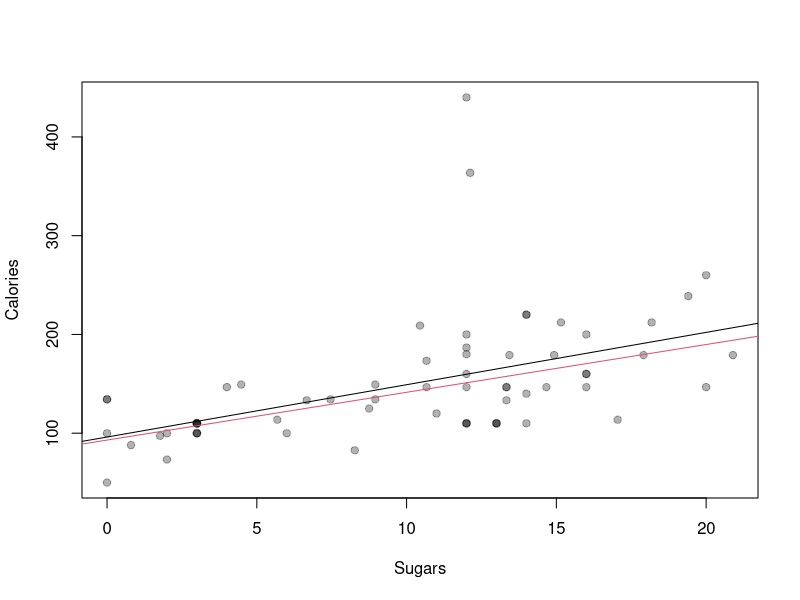

The R script that drew this image:
library(MASS)
data(UScereal)
head(UScereal[, c('sugars', 'calories')])

x <- UScereal$sugars
y <- UScereal$calories

# Plot sugars vs. number of calories and overlay a regression line
plot(x, y, pch=19, col=adjustcolor("black", 0.3),
     xlab="Sugars", ylab="Calories")
abline(lm(y ~ x, data.frame(y=y, x=x)), col=1)

# Need to worry about discrete numbers because there are overlaps

# Plot regression line with outliers removed (y>300)
abline(lm(y ~ x, data.frame(y=y, x=x), weights=as.numeric(y<300)), col=2)
